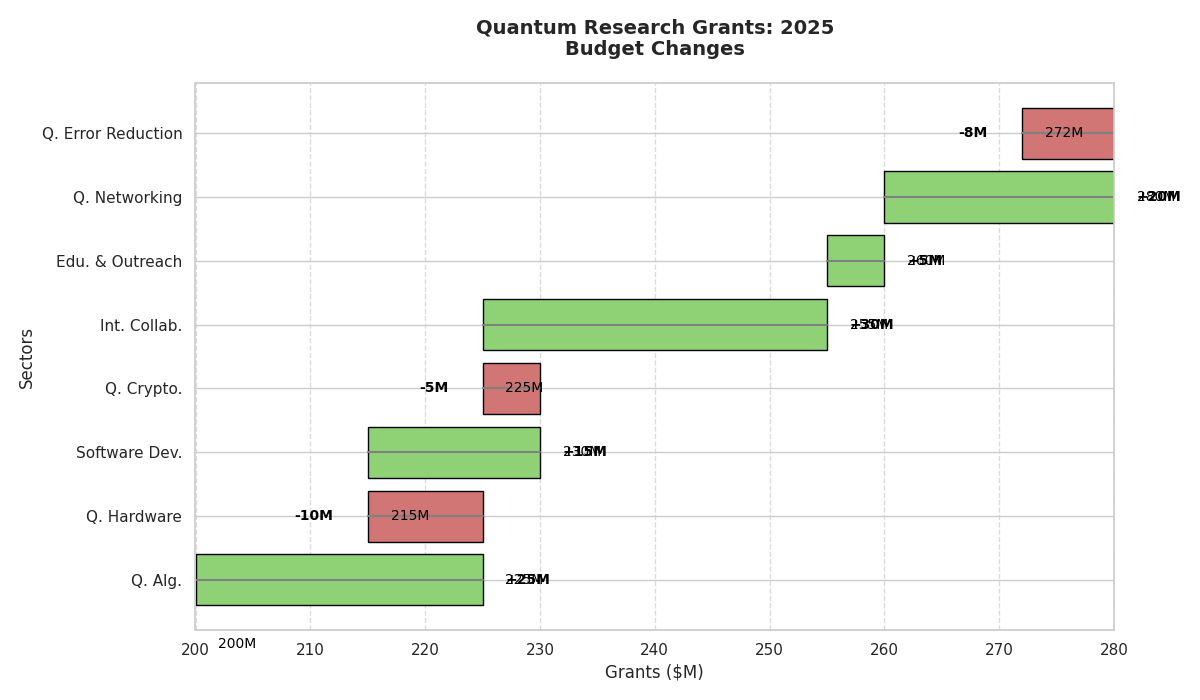

Recreate this plot in Python.
import matplotlib.pyplot as plt

initial_budget = 200

grant_changes = {
    'Q. Alg.': 25,
    'Q. Hardware': -10,
    'Software Dev.': 15,
    'Q. Crypto.': -5,
    'Int. Collab.': 30,
    'Edu. & Outreach': 5,
    'Q. Networking': 20,
    'Q. Error Reduction': -8
}

cumulative_values = [initial_budget]
labels = ['Initial']
for sector, change in grant_changes.items():
    cumulative_values.append(cumulative_values[-1] + change)
    labels.append(sector)

bar_colors = ['#8fd175' if change >= 0 else '#d17575' for change in grant_changes.values()]

fig, ax = plt.subplots(figsize=(12, 7))

for i in range(1, len(cumulative_values)):
    start_val = cumulative_values[i-1]
    end_val = cumulative_values[i]
    ax.barh(labels[i], end_val - start_val, left=start_val, color=bar_colors[i-1], edgecolor='black')
    ax.plot([start_val, end_val], [i-1, i-1], color='gray', linewidth=1.5)

plt.ylabel('Sectors', fontsize=12)
plt.xlabel('Grants ($M)', fontsize=12)
plt.title('Quantum Research Grants: 2025\nBudget Changes', fontsize=14, fontweight='bold', pad=20)

for i in range(1, len(cumulative_values)):
    change_val = grant_changes[labels[i]]
    ax.text(cumulative_values[i] + (2 if change_val > 0 else -3), i-1, 
            f"{change_val:+}M", ha='left' if change_val > 0 else 'right', 
            va='center', color='black', fontsize=10, fontweight='bold')

for i in range(len(cumulative_values)):
    ax.text(cumulative_values[i] + 2, i-1, f"{cumulative_values[i]}M", 
            ha='left', va='center', color='black', fontsize=10)

ax.xaxis.grid(True, linestyle='--', alpha=0.7)
plt.tight_layout()
plt.show()
